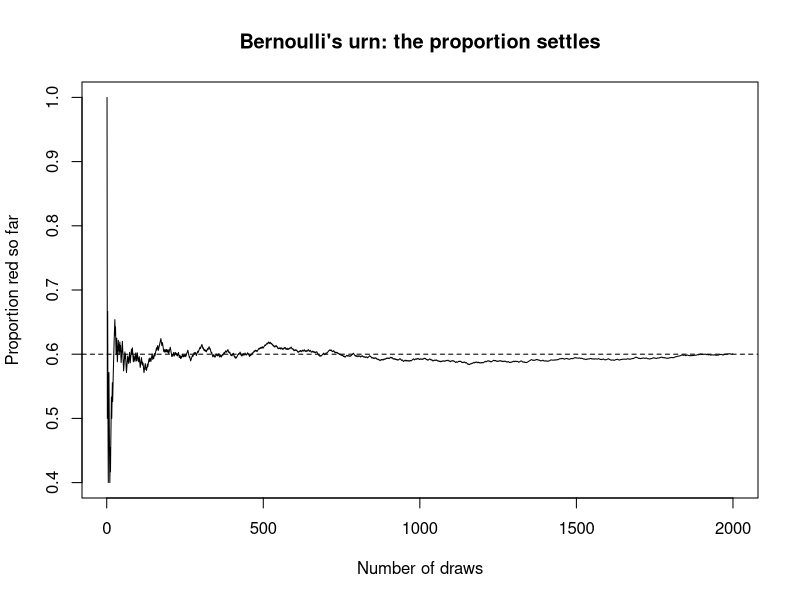
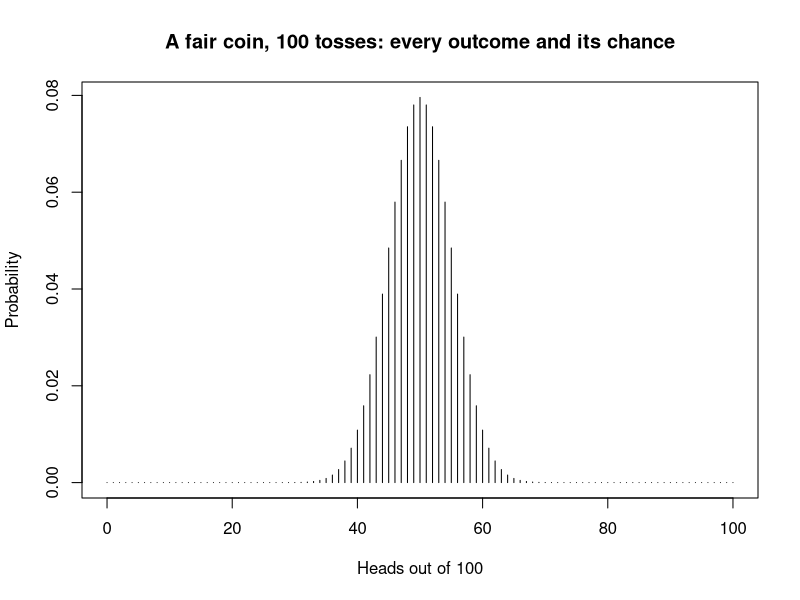

Recreate these plots in R, in order.
## ---- chunk 1
#| label: a-labelled-chunk
1 + 1
## ---- chunk 2
#| label: options-demo
#| echo: true
#| eval: true
mean(c(1, 2, 3))
## ---- chunk 3
#| label: load-urn
urn <- read.csv("data/urn_draws.csv")
dim(urn)
head(urn)
## ---- chunk 4
#| label: str-urn
str(urn)
## ---- chunk 5
#| label: table-color
table(urn$color)
## ---- chunk 6
#| label: equality-demo
head(urn$color)
head(urn$color) == "red"
## ---- chunk 7
#| label: build-red
urn$red <- ifelse(urn$color == "red", 1, 0)
head(urn)
dim(urn)
## ---- chunk 8
#| label: mean-red
mean(urn$red)
## ---- chunk 9
#| label: first-ten-draws
urn$red[1:10]
mean(urn$red[1:10])
## ---- chunk 10
#| label: cumsum-demo
cumsum(c(1, 0, 1, 1, 0))
## ---- chunk 11
#| label: running-proportion
urn$running <- cumsum(urn$red) / urn$draw
head(urn)
## ---- chunk 12
#| label: plot-running
plot(urn$draw, urn$running,
     type = "l",
     xlab = "Number of draws",
     ylab = "Proportion red so far",
     main = "Bernoulli's urn: the proportion settles")
abline(h = 0.6, lty = 2)
## ---- chunk 13
#| label: possible-counts
heads <- 0:100
head(heads)
length(heads)
## ---- chunk 14
#| label: pmf-probs
probs <- dbinom(heads, size = 100, prob = 0.5)
## ---- chunk 15
#| label: pmf-table
pmf <- data.frame(heads, probs)
head(pmf)
## ---- chunk 16
#| label: pmf-checks
sum(pmf$probs)
## ---- chunk 17
#| label: plot-pmf
plot(pmf$heads, pmf$probs,
     type = "h",
     xlab = "Heads out of 100",
     ylab = "Probability",
     main = "A fair coin, 100 tosses: every outcome and its chance")
## ---- chunk 18
#| label: mean-and-sd
n <- 100
p <- 0.5
mu    <- n * p
sigma <- sqrt(n * p * (1 - p))
mu
sigma
## ---- chunk 19
#| label: within-1sd-demo
sum(pmf$probs[abs(pmf$heads - mu) <= 1 * sigma])
